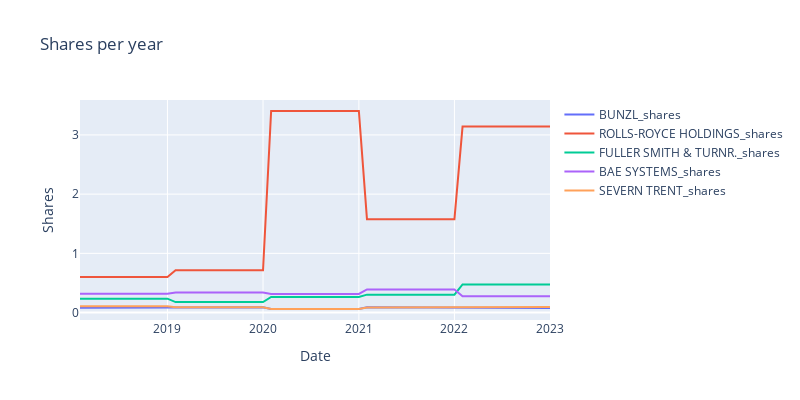

Write notebook code for a chart like this one.
### Code cell
fig = go.Figure()
for stock in stocks:
    fig.add_trace(go.Scatter(x=stock_data.index, y=shares_df[stock+'_shares'], mode='lines', name=stock+'_shares'))
fig.update_layout(title='Shares per year',
                  xaxis_title='Date',
                  yaxis_title='Shares',
                  width=800,
                  height=400)
fig.show()
